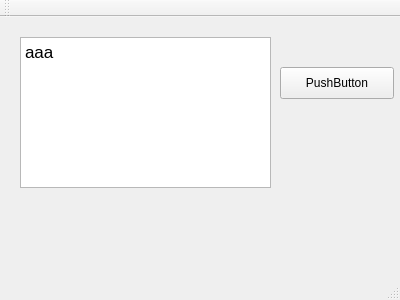
<?xml version="1.0" encoding="UTF-8"?>
<ui version="4.0">
 <class>Server</class>
 <widget class="QMainWindow" name="Server">
  <property name="geometry">
   <rect>
    <x>0</x>
    <y>0</y>
    <width>400</width>
    <height>300</height>
   </rect>
  </property>
  <property name="windowTitle">
   <string>Server</string>
  </property>
  <widget class="QWidget" name="centralWidget">
   <widget class="QTextEdit" name="textEdit">
    <property name="geometry">
     <rect>
      <x>20</x>
      <y>20</y>
      <width>251</width>
      <height>151</height>
     </rect>
    </property>
    <property name="html">
     <string>&lt;!DOCTYPE HTML PUBLIC &quot;-//W3C//DTD HTML 4.0//EN&quot; &quot;http://www.w3.org/TR/REC-html40/strict.dtd&quot;&gt;
&lt;html&gt;&lt;head&gt;&lt;meta name=&quot;qrichtext&quot; content=&quot;1&quot; /&gt;&lt;style type=&quot;text/css&quot;&gt;
p, li { white-space: pre-wrap; }
&lt;/style&gt;&lt;/head&gt;&lt;body style=&quot; font-family:'.SF NS Text'; font-size:13pt; font-weight:400; font-style:normal;&quot;&gt;
&lt;p style=&quot; margin-top:0px; margin-bottom:0px; margin-left:0px; margin-right:0px; -qt-block-indent:0; text-indent:0px;&quot;&gt;aaa&lt;/p&gt;&lt;/body&gt;&lt;/html&gt;</string>
    </property>
   </widget>
   <widget class="QPushButton" name="pushButton">
    <property name="geometry">
     <rect>
      <x>280</x>
      <y>50</y>
      <width>114</width>
      <height>32</height>
     </rect>
    </property>
    <property name="text">
     <string>PushButton</string>
    </property>
   </widget>
  </widget>
  <widget class="QMenuBar" name="menuBar">
   <property name="geometry">
    <rect>
     <x>0</x>
     <y>0</y>
     <width>400</width>
     <height>22</height>
    </rect>
   </property>
  </widget>
  <widget class="QToolBar" name="mainToolBar">
   <attribute name="toolBarArea">
    <enum>TopToolBarArea</enum>
   </attribute>
   <attribute name="toolBarBreak">
    <bool>false</bool>
   </attribute>
  </widget>
  <widget class="QStatusBar" name="statusBar"/>
 </widget>
 <layoutdefault spacing="6" margin="11"/>
 <resources/>
 <connections/>
</ui>
